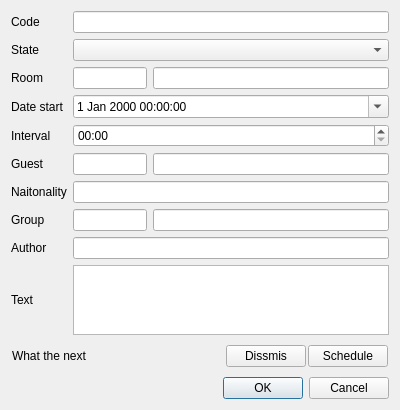
<?xml version="1.0" encoding="UTF-8"?>
<ui version="4.0">
 <class>DlgNotes</class>
 <widget class="QDialog" name="DlgNotes">
  <property name="geometry">
   <rect>
    <x>0</x>
    <y>0</y>
    <width>400</width>
    <height>390</height>
   </rect>
  </property>
  <property name="windowTitle">
   <string>Note</string>
  </property>
  <layout class="QVBoxLayout" name="verticalLayout">
   <item>
    <layout class="QGridLayout" name="gridLayout">
     <item row="0" column="1" colspan="2">
      <widget class="QLineEdit" name="leCode">
       <property name="readOnly">
        <bool>true</bool>
       </property>
      </widget>
     </item>
     <item row="5" column="1">
      <widget class="EQLineEdit" name="leGuestCode">
       <property name="maximumSize">
        <size>
         <width>80</width>
         <height>16777215</height>
        </size>
       </property>
       <property name="ShowButton" stdset="0">
        <bool>true</bool>
       </property>
      </widget>
     </item>
     <item row="6" column="1" colspan="2">
      <widget class="EQLineEdit" name="leNationality">
       <property name="readOnly">
        <bool>true</bool>
       </property>
      </widget>
     </item>
     <item row="9" column="1" colspan="2">
      <widget class="QTextEdit" name="teText">
       <property name="maximumSize">
        <size>
         <width>16777215</width>
         <height>100</height>
        </size>
       </property>
      </widget>
     </item>
     <item row="10" column="0" colspan="3">
      <widget class="QWidget" name="wdSchedule" native="true">
       <property name="minimumSize">
        <size>
         <width>0</width>
         <height>30</height>
        </size>
       </property>
       <property name="maximumSize">
        <size>
         <width>16777215</width>
         <height>3333</height>
        </size>
       </property>
       <layout class="QHBoxLayout" name="horizontalLayout">
        <property name="spacing">
         <number>2</number>
        </property>
        <property name="leftMargin">
         <number>1</number>
        </property>
        <property name="topMargin">
         <number>1</number>
        </property>
        <property name="rightMargin">
         <number>1</number>
        </property>
        <property name="bottomMargin">
         <number>1</number>
        </property>
        <item>
         <widget class="QLabel" name="label_9">
          <property name="text">
           <string>What the next</string>
          </property>
         </widget>
        </item>
        <item>
         <spacer name="horizontalSpacer">
          <property name="orientation">
           <enum>Qt::Horizontal</enum>
          </property>
          <property name="sizeHint" stdset="0">
           <size>
            <width>149</width>
            <height>20</height>
           </size>
          </property>
         </spacer>
        </item>
        <item>
         <widget class="QPushButton" name="btnDissmiss">
          <property name="text">
           <string>Dissmis</string>
          </property>
         </widget>
        </item>
        <item>
         <widget class="QPushButton" name="btnSchedule">
          <property name="text">
           <string>Schedule</string>
          </property>
         </widget>
        </item>
       </layout>
      </widget>
     </item>
     <item row="0" column="0">
      <widget class="QLabel" name="label">
       <property name="text">
        <string>Code</string>
       </property>
      </widget>
     </item>
     <item row="2" column="1">
      <widget class="EQLineEdit" name="leRoomCode">
       <property name="maximumSize">
        <size>
         <width>80</width>
         <height>16777215</height>
        </size>
       </property>
       <property name="ShowButton" stdset="0">
        <bool>true</bool>
       </property>
      </widget>
     </item>
     <item row="9" column="0">
      <widget class="QLabel" name="label_8">
       <property name="text">
        <string>Text</string>
       </property>
      </widget>
     </item>
     <item row="4" column="0">
      <widget class="QLabel" name="label_5">
       <property name="text">
        <string>Interval</string>
       </property>
      </widget>
     </item>
     <item row="2" column="2">
      <widget class="EQLineEdit" name="leRoomName">
       <property name="readOnly">
        <bool>true</bool>
       </property>
      </widget>
     </item>
     <item row="2" column="0">
      <widget class="QLabel" name="label_3">
       <property name="text">
        <string>Room</string>
       </property>
      </widget>
     </item>
     <item row="1" column="0">
      <widget class="QLabel" name="label_2">
       <property name="text">
        <string>State</string>
       </property>
      </widget>
     </item>
     <item row="3" column="0">
      <widget class="QLabel" name="label_4">
       <property name="text">
        <string>Date start</string>
       </property>
      </widget>
     </item>
     <item row="5" column="0">
      <widget class="QLabel" name="label_6">
       <property name="text">
        <string>Guest</string>
       </property>
      </widget>
     </item>
     <item row="1" column="1" colspan="2">
      <widget class="EQComboBox" name="cbState">
       <property name="Cache" stdset="0">
        <string>56</string>
       </property>
      </widget>
     </item>
     <item row="4" column="1" colspan="2">
      <widget class="QDateTimeEdit" name="deInterval">
       <property name="displayFormat">
        <string>HH:mm</string>
       </property>
      </widget>
     </item>
     <item row="3" column="1" colspan="2">
      <widget class="QDateTimeEdit" name="deStart">
       <property name="calendarPopup">
        <bool>true</bool>
       </property>
      </widget>
     </item>
     <item row="6" column="0">
      <widget class="QLabel" name="label_7">
       <property name="text">
        <string>Naitonality</string>
       </property>
      </widget>
     </item>
     <item row="7" column="0">
      <widget class="QLabel" name="label_10">
       <property name="text">
        <string>Group</string>
       </property>
      </widget>
     </item>
     <item row="7" column="1">
      <widget class="EQLineEdit" name="leGroupCode">
       <property name="maximumSize">
        <size>
         <width>80</width>
         <height>16777215</height>
        </size>
       </property>
      </widget>
     </item>
     <item row="7" column="2">
      <widget class="EQLineEdit" name="leGroupName">
       <property name="readOnly">
        <bool>true</bool>
       </property>
      </widget>
     </item>
     <item row="5" column="2">
      <widget class="EQLineEdit" name="leGuestName">
       <property name="readOnly">
        <bool>true</bool>
       </property>
      </widget>
     </item>
     <item row="8" column="0">
      <widget class="QLabel" name="label_11">
       <property name="text">
        <string>Author</string>
       </property>
      </widget>
     </item>
     <item row="8" column="1" colspan="2">
      <widget class="QLineEdit" name="leAuthor">
       <property name="readOnly">
        <bool>true</bool>
       </property>
      </widget>
     </item>
    </layout>
   </item>
   <item>
    <widget class="QDialogButtonBox" name="buttonBox">
     <property name="orientation">
      <enum>Qt::Horizontal</enum>
     </property>
     <property name="standardButtons">
      <set>QDialogButtonBox::Cancel|QDialogButtonBox::Ok</set>
     </property>
    </widget>
   </item>
  </layout>
 </widget>
 <customwidgets>
  <customwidget>
   <class>EQLineEdit</class>
   <extends>QLineEdit</extends>
   <header location="global">eqlineedit.h</header>
   <slots>
    <signal>customButtonClicked(bool)</signal>
   </slots>
  </customwidget>
  <customwidget>
   <class>EQComboBox</class>
   <extends>QComboBox</extends>
   <header location="global">eqcombobox.h</header>
  </customwidget>
 </customwidgets>
 <resources/>
 <connections>
  <connection>
   <sender>buttonBox</sender>
   <signal>accepted()</signal>
   <receiver>DlgNotes</receiver>
   <slot>accept()</slot>
   <hints>
    <hint type="sourcelabel">
     <x>248</x>
     <y>254</y>
    </hint>
    <hint type="destinationlabel">
     <x>157</x>
     <y>274</y>
    </hint>
   </hints>
  </connection>
  <connection>
   <sender>buttonBox</sender>
   <signal>rejected()</signal>
   <receiver>DlgNotes</receiver>
   <slot>reject()</slot>
   <hints>
    <hint type="sourcelabel">
     <x>316</x>
     <y>260</y>
    </hint>
    <hint type="destinationlabel">
     <x>286</x>
     <y>274</y>
    </hint>
   </hints>
  </connection>
 </connections>
</ui>
